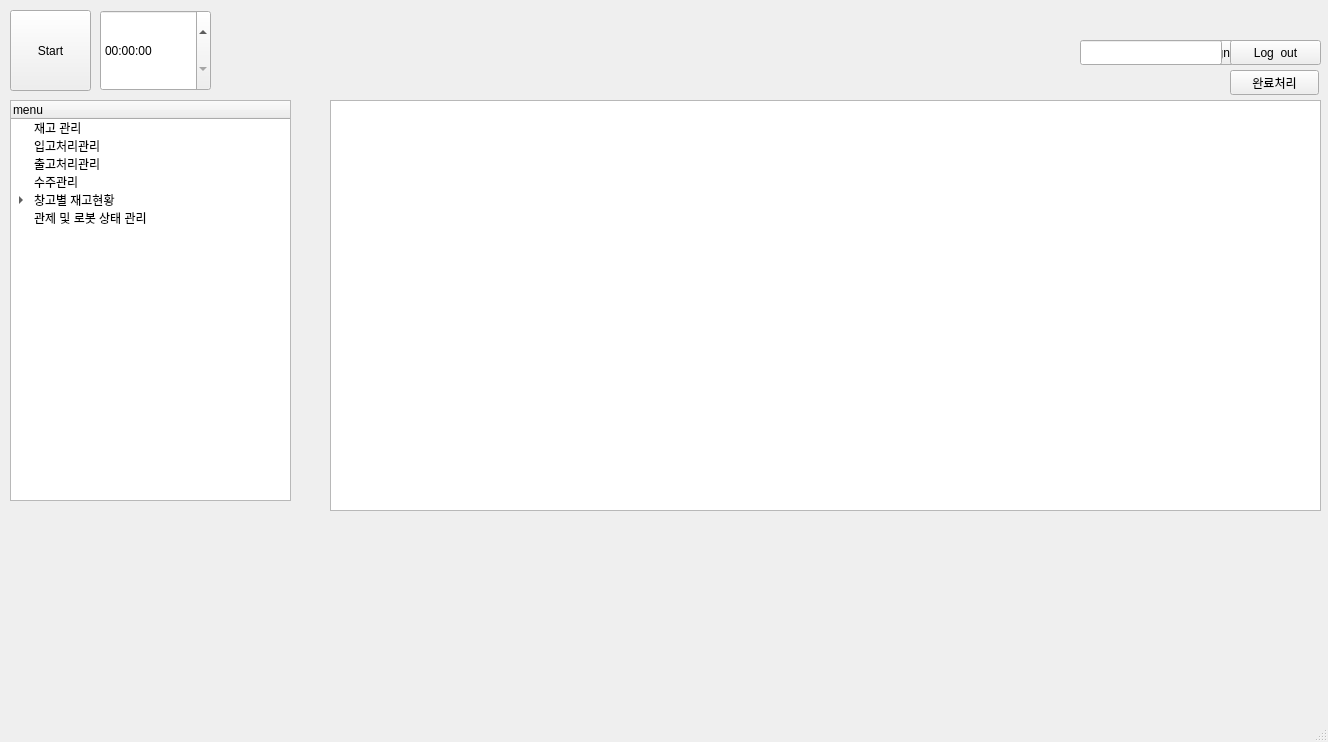
<?xml version="1.0" encoding="UTF-8"?>
<ui version="4.0">
 <class>MainWindow</class>
 <widget class="QMainWindow" name="MainWindow">
  <property name="geometry">
   <rect>
    <x>0</x>
    <y>0</y>
    <width>1328</width>
    <height>742</height>
   </rect>
  </property>
  <property name="windowTitle">
   <string>MainWindow</string>
  </property>
  <widget class="QWidget" name="centralwidget">
   <widget class="QTreeWidget" name="treeWidget">
    <property name="geometry">
     <rect>
      <x>10</x>
      <y>100</y>
      <width>281</width>
      <height>401</height>
     </rect>
    </property>
    <column>
     <property name="text">
      <string>menu</string>
     </property>
    </column>
    <item>
     <property name="text">
      <string>재고 관리</string>
     </property>
    </item>
    <item>
     <property name="text">
      <string>입고처리관리</string>
     </property>
    </item>
    <item>
     <property name="text">
      <string>출고처리관리</string>
     </property>
    </item>
    <item>
     <property name="text">
      <string>수주관리</string>
     </property>
    </item>
    <item>
     <property name="text">
      <string>창고별 재고현황</string>
     </property>
     <item>
      <property name="text">
       <string>A구역</string>
      </property>
      <item>
       <property name="text">
        <string>A-1</string>
       </property>
       <item>
        <property name="text">
         <string>1</string>
        </property>
       </item>
       <item>
        <property name="text">
         <string>2</string>
        </property>
       </item>
       <item>
        <property name="text">
         <string>3</string>
        </property>
       </item>
      </item>
      <item>
       <property name="text">
        <string>A-2</string>
       </property>
       <item>
        <property name="text">
         <string>1</string>
        </property>
       </item>
       <item>
        <property name="text">
         <string>2</string>
        </property>
       </item>
       <item>
        <property name="text">
         <string>3</string>
        </property>
       </item>
      </item>
     </item>
     <item>
      <property name="text">
       <string>B구역</string>
      </property>
      <item>
       <property name="text">
        <string>B-1</string>
       </property>
       <item>
        <property name="text">
         <string>1</string>
        </property>
       </item>
       <item>
        <property name="text">
         <string>2</string>
        </property>
       </item>
       <item>
        <property name="text">
         <string>3</string>
        </property>
       </item>
      </item>
      <item>
       <property name="text">
        <string>B-2</string>
       </property>
       <item>
        <property name="text">
         <string>1</string>
        </property>
       </item>
       <item>
        <property name="text">
         <string>2</string>
        </property>
       </item>
       <item>
        <property name="text">
         <string>3</string>
        </property>
       </item>
      </item>
     </item>
     <item>
      <property name="text">
       <string>C구역</string>
      </property>
      <item>
       <property name="text">
        <string>C-1</string>
       </property>
       <item>
        <property name="text">
         <string>1</string>
        </property>
       </item>
       <item>
        <property name="text">
         <string>2</string>
        </property>
       </item>
       <item>
        <property name="text">
         <string>3</string>
        </property>
       </item>
      </item>
      <item>
       <property name="text">
        <string>C-2</string>
       </property>
       <item>
        <property name="text">
         <string>1</string>
        </property>
       </item>
       <item>
        <property name="text">
         <string>2</string>
        </property>
       </item>
       <item>
        <property name="text">
         <string>3</string>
        </property>
       </item>
      </item>
     </item>
     <item>
      <property name="text">
       <string>D구역</string>
      </property>
      <item>
       <property name="text">
        <string>D-1</string>
       </property>
       <item>
        <property name="text">
         <string>1</string>
        </property>
       </item>
       <item>
        <property name="text">
         <string>2</string>
        </property>
       </item>
       <item>
        <property name="text">
         <string>3</string>
        </property>
       </item>
      </item>
      <item>
       <property name="text">
        <string>D-2</string>
       </property>
       <item>
        <property name="text">
         <string>1</string>
        </property>
       </item>
       <item>
        <property name="text">
         <string>2</string>
        </property>
       </item>
       <item>
        <property name="text">
         <string>3</string>
        </property>
       </item>
      </item>
     </item>
    </item>
    <item>
     <property name="text">
      <string>관제 및 로봇 상태 관리</string>
     </property>
    </item>
   </widget>
   <widget class="QPushButton" name="signinButton">
    <property name="geometry">
     <rect>
      <x>1120</x>
      <y>40</y>
      <width>166</width>
      <height>25</height>
     </rect>
    </property>
    <property name="text">
     <string>Sign in / Sign up</string>
    </property>
   </widget>
   <widget class="QLineEdit" name="userEdit">
    <property name="geometry">
     <rect>
      <x>1080</x>
      <y>40</y>
      <width>142</width>
      <height>25</height>
     </rect>
    </property>
    <property name="layoutDirection">
     <enum>Qt::LeftToRight</enum>
    </property>
    <property name="alignment">
     <set>Qt::AlignRight|Qt::AlignTrailing|Qt::AlignVCenter</set>
    </property>
    <property name="readOnly">
     <bool>true</bool>
    </property>
   </widget>
   <widget class="QPushButton" name="logoutButton">
    <property name="geometry">
     <rect>
      <x>1230</x>
      <y>40</y>
      <width>91</width>
      <height>25</height>
     </rect>
    </property>
    <property name="text">
     <string>Log  out</string>
    </property>
   </widget>
   <widget class="QTableWidget" name="tableWidget">
    <property name="geometry">
     <rect>
      <x>330</x>
      <y>100</y>
      <width>991</width>
      <height>411</height>
     </rect>
    </property>
   </widget>
   <widget class="QPushButton" name="statusButton">
    <property name="geometry">
     <rect>
      <x>1230</x>
      <y>70</y>
      <width>89</width>
      <height>25</height>
     </rect>
    </property>
    <property name="text">
     <string>완료처리</string>
    </property>
   </widget>
   <widget class="QPushButton" name="startButton">
    <property name="geometry">
     <rect>
      <x>10</x>
      <y>10</y>
      <width>81</width>
      <height>81</height>
     </rect>
    </property>
    <property name="text">
     <string>Start</string>
    </property>
   </widget>
   <widget class="QTimeEdit" name="timeEdit">
    <property name="geometry">
     <rect>
      <x>100</x>
      <y>10</y>
      <width>111</width>
      <height>81</height>
     </rect>
    </property>
   </widget>
  </widget>
  <widget class="QMenuBar" name="menubar">
   <property name="geometry">
    <rect>
     <x>0</x>
     <y>0</y>
     <width>1328</width>
     <height>22</height>
    </rect>
   </property>
  </widget>
  <widget class="QStatusBar" name="statusbar"/>
 </widget>
 <resources/>
 <connections/>
</ui>
